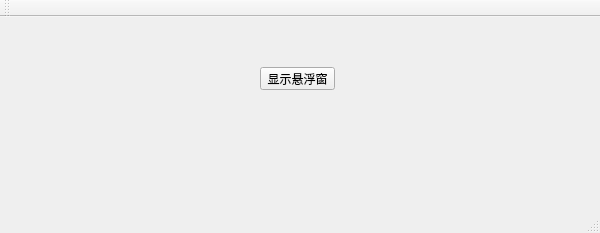
<?xml version="1.0" encoding="UTF-8"?>
<ui version="4.0">
 <class>SuspendClass</class>
 <widget class="QMainWindow" name="SuspendClass">
  <property name="geometry">
   <rect>
    <x>0</x>
    <y>0</y>
    <width>600</width>
    <height>233</height>
   </rect>
  </property>
  <property name="windowTitle">
   <string>Suspend</string>
  </property>
  <widget class="QWidget" name="centralWidget">
   <widget class="QPushButton" name="pushButton">
    <property name="geometry">
     <rect>
      <x>260</x>
      <y>50</y>
      <width>75</width>
      <height>23</height>
     </rect>
    </property>
    <property name="text">
     <string>显示悬浮窗</string>
    </property>
   </widget>
   <zorder>pushButton</zorder>
  </widget>
  <widget class="QMenuBar" name="menuBar">
   <property name="geometry">
    <rect>
     <x>0</x>
     <y>0</y>
     <width>600</width>
     <height>23</height>
    </rect>
   </property>
  </widget>
  <widget class="QToolBar" name="mainToolBar">
   <attribute name="toolBarArea">
    <enum>TopToolBarArea</enum>
   </attribute>
   <attribute name="toolBarBreak">
    <bool>false</bool>
   </attribute>
  </widget>
  <widget class="QStatusBar" name="statusBar"/>
 </widget>
 <layoutdefault spacing="6" margin="11"/>
 <resources>
  <include location="Suspend.qrc"/>
 </resources>
 <connections/>
</ui>
